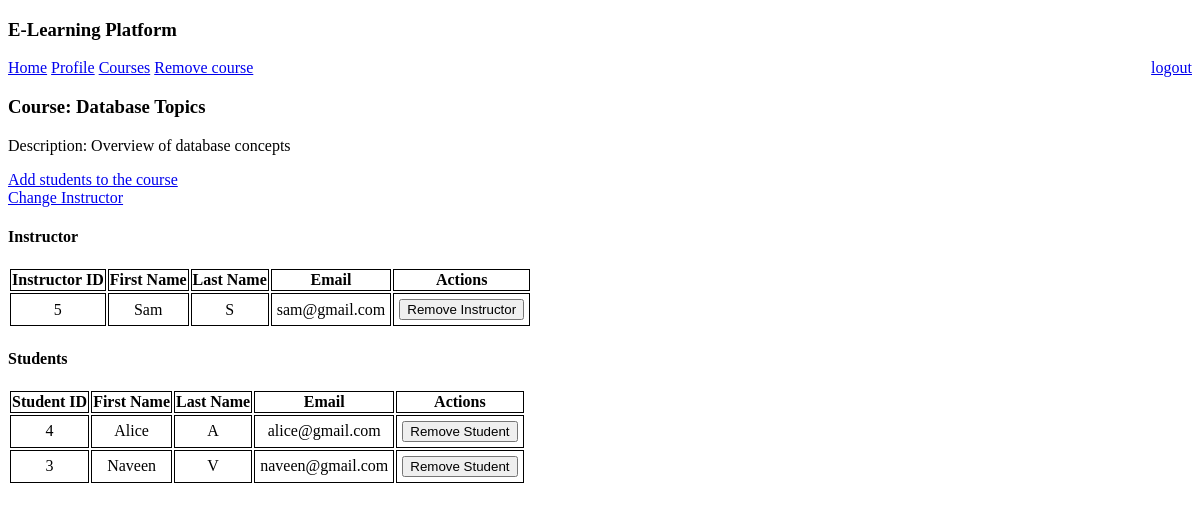
Before: /course/details-all (signed in) with the older database file.
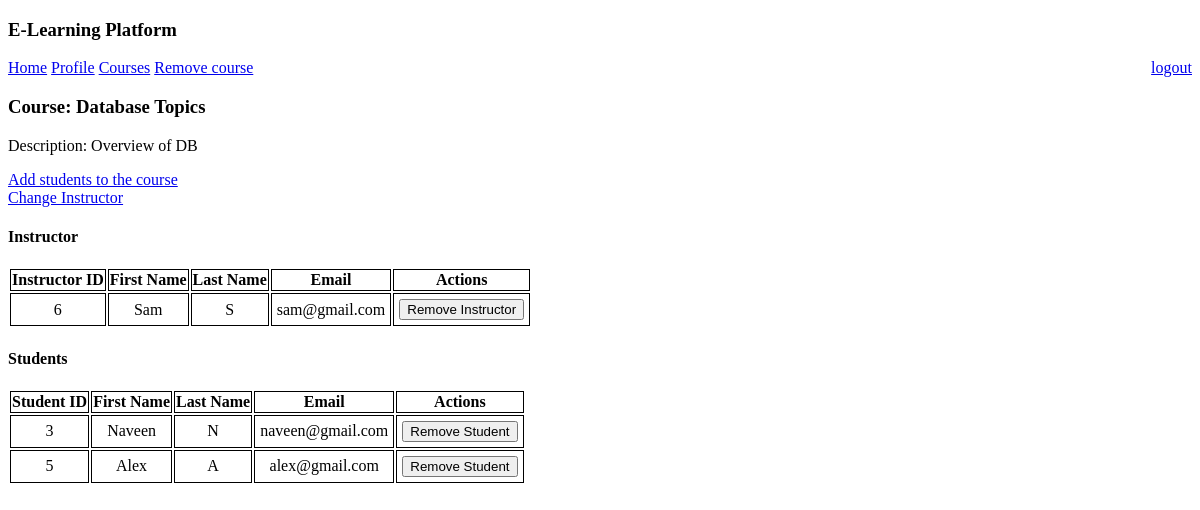
After: the same page with the newer database file.
### e_learn/models.py (models this page shows)
class Course(models.Model):
    name = models.CharField(max_length=60)
    description = models.TextField(default=None, null=True, blank=True)
    institution = models.ForeignKey(Institution, on_delete=models.CASCADE)

class User(AbstractUser):
    is_student = models.BooleanField(default=False)
    is_instructor = models.BooleanField(default=False)
    is_institution = models.BooleanField(default=False)

### e_learn/views.py (the view)
# urls.py: path('course/details-all', views.display_course_data, name='complete_course_details'),
@login_required(login_url="institution_login")
def display_course_data(request):
    course_id = request.GET.get('course_id')
    send_data = {}
    try:
        if course_id is None:
            course_id = request.session["course_id"]
            del request.session["course_id"]
    except Exception as e:
        return redirect('logout')
    data = course_users(course_id)
    students_exists = True
    instructor_exists = True
    if data is None:
        course = Course.objects.get(id=course_id)
        return render(request, "course_data_to_institution.html",
                      {'course_details': course, 'msg': "No Student or Instructor is assigned to this course yet."})
    if data["instructor"] is None:
        instructor_exists = False
    if len(data["students_lst"]) == 0:
        students_exists = False
    send_data = {'course_details': data["course"], 'students_lst': data["students_lst"],
                 'instructor': data["instructor"], 'instructor_exists': instructor_exists,
                 'students_exists': students_exists}
    return render(request, "course_data_to_institution.html", send_data)

### e_learn/views.py (called while the page is built)
def course_users(course_id):
    try:
        course = Course.objects.get(id=course_id)
        lst_user_relations = UserCourseRelation.objects.filter(course=course)
        students_lst = []
        instructor = None
        for relation in lst_user_relations:
            if relation.user.is_instructor:
                instructor = relation.user
            else:
                students_lst.append(relation.user)
        if len(students_lst) == 0 and instructor is None:
            return None
        return {"course": course, "students_lst": students_lst, "instructor": instructor}
    except Exception as e:
        return None

### e_learn/templates/course_data_to_institution.html (shortened to what the changed rows need)
{% extends "base_loggedIn.html" %}
{% block body %}
    <a href="{% url 'institution_home' %}">Home</a>
    <a href="{% url 'institution_home' %}?request_profile=True">Profile</a>
    <a href="{% url 'course_list' %}">Courses</a>
    <a href="{% url 'remove_course' %}?course_id={{ course_details.id }}">Remove course</a>
    <h3> Course: {{ course_details.name }}</h3>
    <p>Description: {{ course_details.description }}</p>
    <a href="{% url 'add_students_to_course' %}?course_id={{ course_details.id }}">Add students to the course</a> <br>
    {% if instructor_exists %}
        <a href="{% url 'add_instructor_to_course' %}?course_id={{ course_details.id }}">Change Instructor</a> <br>
        <h4>Instructor</h4>
        <table>
            <thead>
                <tr>
                    <th scope="col" style="border: 1px solid black;"> Instructor ID </th>
                    <th scope="col" style="border: 1px solid black;"> First Name </th>
                    <th scope="col" style="border: 1px solid black;"> Last Name </th>
                    <th scope="col" style="border: 1px solid black;"> Email </th>
                    <th scope="col" style="border: 1px solid black;"> Actions </th>
                </tr>
            </thead>
            <tbody>
                <tr>
                    <td style="border: 1px solid black;padding: 5px" align="center">{{ instructor.id }}</td>
                    <td style="border: 1px solid black;padding: 5px" align="center">{{ instructor.first_name }}</td>
                    <td style="border: 1px solid black;padding: 5px" align="center">{{ instructor.last_name }}</td>
                    <td style="border: 1px solid black;padding: 5px" align="center">{{ instructor.email }}</td>
                    <td style="border: 1px solid black;padding: 5px" align="center">
                            <form action="{% url 'remove_user_from_course' %}" method="POST"> {% csrf_token %}
                                <button type="submit">Remove Instructor</button>
                            </form>
                        </td>
                </tr>
            </tbody>
        </table>
    {% elif students_exists %}
        <a href="{% url 'add_instructor_to_course' %}?course_id={{ course_details.id }}">Assign Instructor</a> <br>
        <h4>Instructor</h4>
        This course does not have any Instructor assigned yet. <br>
    {% else %}
        <a href="{% url 'add_instructor_to_course' %}?course_id={{ course_details.id }}">Assign Instructor</a> <br>
    {% endif %}
    {% if students_exists %}
        <h4>Students</h4>
        <table>
            <thead>
                <tr>
                    <th scope="col" style="border: 1px solid black;"> Student ID </th>
                    <th scope="col" style="border: 1px solid black;"> First Name </th>
                    <th scope="col" style="border: 1px solid black;"> Last Name </th>
                    <th scope="col" style="border: 1px solid black;"> Email </th>
                    <th scope="col" style="border: 1px solid black;"> Actions </th>
                </tr>
            </thead>
            <tbody>
                {% for user in students_lst %}
                    <tr>
                        <td style="border: 1px solid black;padding: 5px" align="center">{{ user.id }}</td>
                        <td style="border: 1px solid black;padding: 5px" align="center">{{ user.first_name }}</td>
                        <td style="border: 1px solid black;padding: 5px" align="center">{{ user.last_name }}</td>
                        <td style="border: 1px solid black;padding: 5px" align="center">{{ user.email }}</td>
                        <td style="border: 1px solid black;padding: 5px" align="center">
                            <form action="{% url 'remove_user_from_course' %}" method="POST"> {% csrf_token %}
                                <button type="submit">Remove Student</button>
                            </form>
                        </td>
                    </tr>
                {% endfor %}
            </tbody>
        </table>
    {% elif instructor_exists %}
        <br> This course does not have any students enrolled yet. <br>
    {% endif %}
{% endblock %}

Changed rows visible on the page:
no longer on this page (row edited): User: id "4", first_name "Alice", last_name "A", email "alice@gmail.com"
changed Course "Database Topics": description "Overview of database concepts" → "Overview of DB"
now on this page (row edited): User: id "6", first_name "Sam", last_name "S", email "sam@gmail.com"
changed User "Naveen": last_name "V" → "N"
now on one of the page's lists (row edited): User: id "5", first_name "Alex", last_name "A", email "alex@gmail.com"
Other visible differences:
{{ instructor.id }}: "5" → "6"
